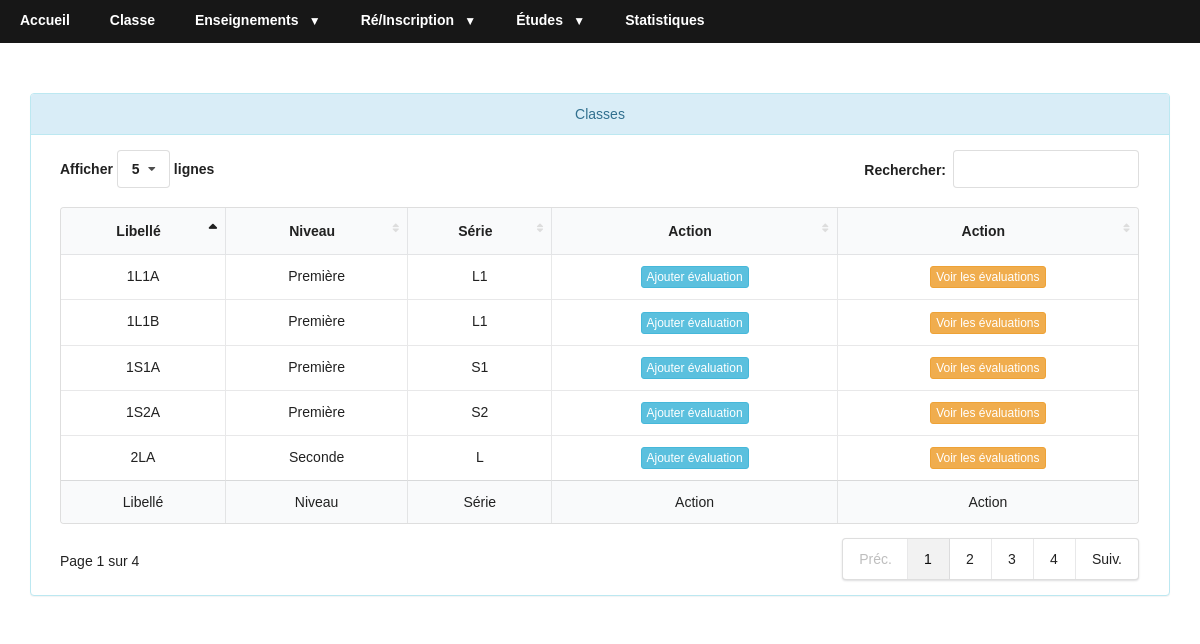
/?page=evaluation, run on the app's committed database.
### tables this page shows
CREATE TABLE `classe` (
  `id` int(11) NOT NULL,
  `libelle` varchar(10) NOT NULL,
  `niveau` varchar(50) DEFAULT NULL,
  `montantInscription` int(11) NOT NULL,
  `serie` varchar(5) DEFAULT NULL,
  `mensualite` int(11) DEFAULT NULL
);

### public/web/rooting.php (called while the page is built)
<?php
function base_url()
{
    return "http://localhost/schoolproject/";
}
?>

### model/DB.php (called while the page is built, shortened)
<?php
    function getConnection()
    {
        $conn = mysqli_connect(HOST,USER,PASSWORD,DBNAME);
        mysqli_set_charset($conn,"utf8");
        return $conn;
    }
    function executeSQL($sql)
    {
        return mysqli_query(getConnection(), $sql);
    }
    function getAnneeEnCours() {
        $annee = date('Y');
    	$mois = date('n');
    	$anneeSuiv = $annee + 1;
    	$anneePrec = $annee - 1;
    	$an1 = ''.$annee."-".$anneeSuiv;
    	$anneeAcad = '';
    	switch($mois)
        {
            case 6:
                $anneeAcad = $an1;
                break;
        }
        return $anneeAcad;
    }
    function getSemestreEnCours() {
    $mois = date('n');
    $sem = 0;
    switch($mois)
    {
        case 6:
            $sem = 2;
            break;
    }
    return $sem;
}

### model/ClasseDB.php (called while the page is built, shortened)
<?php
    function listeClasse()
    {
        $sql = "SELECT * FROM classe";
        return executeSQL($sql);
    }

### view/evaluation/index.php (the view, shortened to what this page needs)
<!doctype html>
<html lang="en">
<head>
    <link type="text/css" rel="stylesheet" href="<?php echo base_url(); ?>public/css/bootstrap.min.css"/>
    <link type="text/css" rel="stylesheet" href="<?php echo base_url(); ?>public/Semantic-UI-CSS-master/semantic.min.css"/>
    <link type="text/css" rel="stylesheet" href="<?php echo base_url(); ?>public/DataTables/DataTables-1.10.20/css/dataTables.semanticui.min.css"/>
</head>
<body>
<div class="container" style="margin-top: 50px">
    <div class="panel panel-info ">
        <div class="panel-heading" align="center">Classes</div>
        <div class="panel-body">
            <table id="example" class="ui celled table" style="width:100%; padding-left: auto; ">
                <thead>
                <tr>
                    <th style='text-align:center;'>Libellé</th>
                    <th style='text-align:center;'>Niveau</th>
                    <th style='text-align:center;'>Série</th>
                    <th style="text-align: center">Action </th>
                    <th style="text-align: center">Action </th>
                </tr>
                </thead>
                <tbody>
                    <?php
                    while($result=mysqli_fetch_row($classes))
                    {
                        echo "
                            <tr>
                                <td style='text-align:center;'>$result[1]</td>
                                <td style='text-align:center;'>$result[2]</td>
                                <td style='text-align:center;'>$result[4]</td>
                                <td><center><button type='button' class='btn btn-info btn-xs addeval_button'
                                        data-toggle='modal' data-target='#myaddEvModal'
                                        data-anneeencours='$anneeencours'
                                        data-semestreencours='$semestreencours'
                                        data-id='$result[0]'>
                                        Ajouter évaluation
                                    </button>
                                    </center>
                                </td>
                                <td><center><a href='".base_url()."?page=evalclasse&idcl=".$result[0]."' class='btn btn-warning btn-xs'>
                                        Voir les évaluations
                                    </a></center>
                                </td>
                            </tr>
                            ";
                    }
                    ?>
                </tbody>
                <tfoot>
                <tr>
                    <th style='text-align:center;'>Libellé</th>
                    <th style='text-align:center;'>Niveau</th>
                    <th style='text-align:center;'>Série</th>
                    <th style="text-align: center">Action </th>
                    <th style="text-align: center">Action </th>
                </tr>
                </tfoot>
            </table>
        </div>
    </div>
</div>
                            <?php
                            include_once "../../model/DB.php";
                                ?>
</body>
</html>

### public/web/menu.php (style rules this page uses)
* { margin: 0px; padding: 0px; font-family: Avenir, sans-serif; }

### data on the page
classe: libelle "1S1A", niveau "Première", serie "S1"
classe: libelle "1L1B", niveau "Première", serie "L1"
classe: libelle "2LA", niveau "Seconde", serie "L"
classe: libelle "1L1A", niveau "Première", serie "L1"
classe: libelle "1S2A", niveau "Première", serie "S2"
